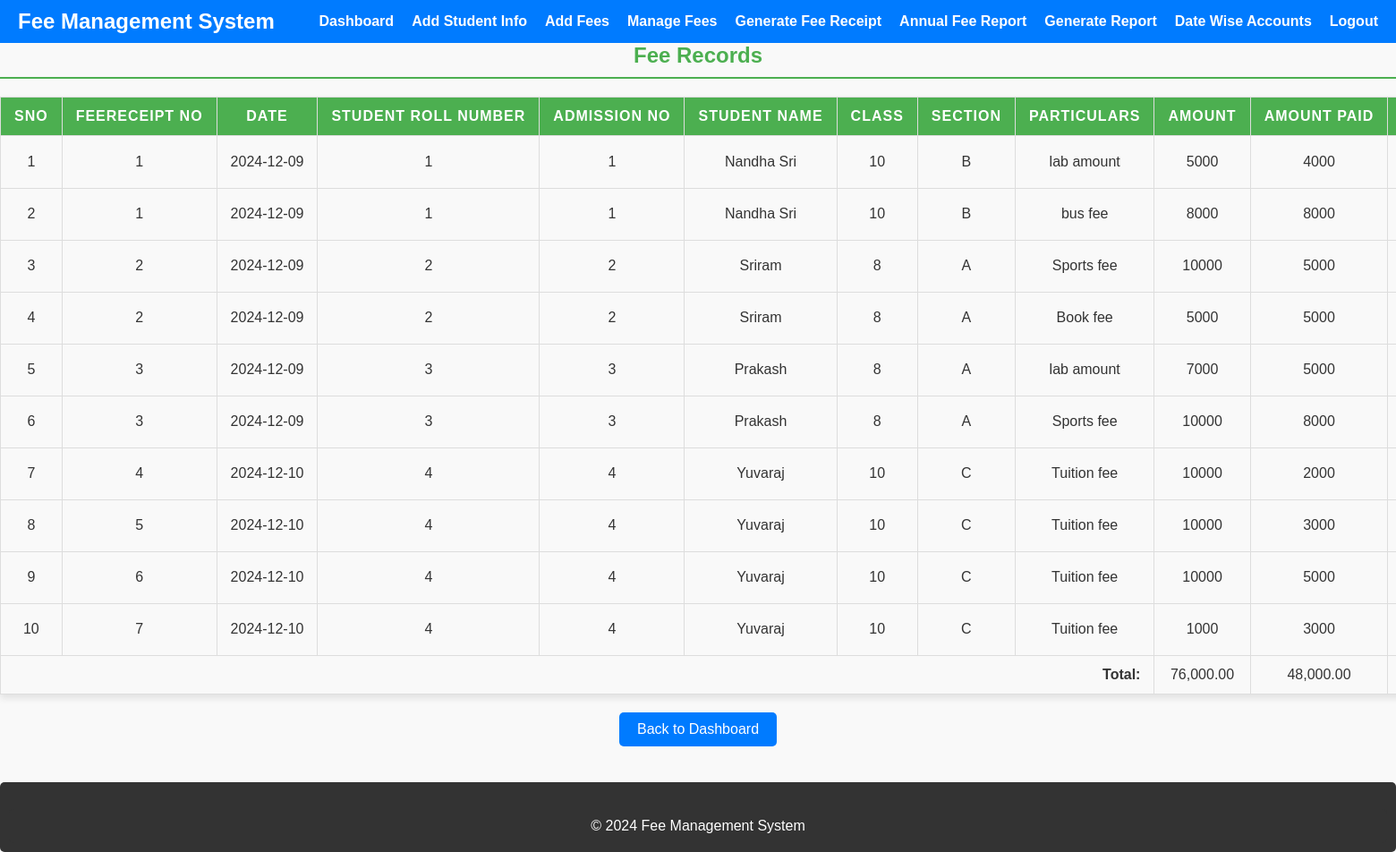
The app's page /fee_management/modules/manage_fee.php with its own data.
### tables this page shows
CREATE TABLE `feereceipt` (
  `id` int(11) NOT NULL,
  `Sno` int(11) NOT NULL,
  `Feereceiptno` varchar(10) NOT NULL,
  `date` date NOT NULL DEFAULT current_timestamp(),
  `StudentRollNumber` varchar(20) NOT NULL,
  `addmissionno` varchar(10) NOT NULL,
  `Studentname` varchar(250) NOT NULL,
  `class` varchar(10) NOT NULL,
  `section` varchar(100) NOT NULL,
  `year` varchar(100) NOT NULL,
  `particulars` varchar(280) NOT NULL,
  `amount` varchar(20) NOT NULL,
  `amountpaid` varchar(20) NOT NULL,
  `dueamount` varchar(20) NOT NULL,
  `term` varchar(20) NOT NULL,
  `duedate` date NOT NULL DEFAULT current_timestamp(),
  `description` text NOT NULL
);

### fee_management/modules/manage_fee.php (the view, shortened to what this page needs)
<?php
include '../config/db.php';
include '../template/header.php';
$query = "SELECT * FROM feereceipt ORDER BY id ASC";
$stmt = $conn->prepare($query);
$stmt->execute();
$results = $stmt->fetchAll(PDO::FETCH_ASSOC);
$totalAmount = 0;
$totalAmountPaid = 0;
?>
<!DOCTYPE html>
<html lang="en">
<head>
</head>
<body>
    <div>
        <h2>Fee Records </h2>
        <table>
            <thead>
                <tr>
                    <th>Sno</th>
                    <th>Feereceipt No</th>
                    <th>Date</th>
                    <th>Student Roll Number</th>
                    <th>Admission No</th>
                    <th>Student Name</th>
                    <th>Class</th>
                    <th>Section</th>
                    <th>Particulars</th>
                    <th>Amount</th>
                    <th>Amount Paid</th>
                    <th>Term</th>
                </tr>
            </thead>
            <tbody>
                <?php
                if (count($results) > 0) {
                    $sno = 1;
                    foreach ($results as $row) {
                        $totalAmount += $row['amount'] ?? 0;
                        $totalAmountPaid += $row['amountpaid'] ?? 0;
                        echo "<tr>";
                        echo "<td data-label='Sno'>" . htmlspecialchars($sno++) . "</td>";
                        echo "<td data-label='Feereceipt No'>" . htmlspecialchars($row['Feereceiptno'] ?? '') . "</td>";
                        echo "<td data-label='Date'>" . htmlspecialchars($row['date'] ?? '') . "</td>";
                        echo "<td data-label='Student Roll Number'>" . htmlspecialchars($row['StudentRollNumber'] ?? '') . "</td>";
                        echo "<td data-label='Admission No'>" . htmlspecialchars($row['addmissionno'] ?? '') . "</td>";
                        echo "<td data-label='Student Name'>" . htmlspecialchars($row['Studentname'] ?? '') . "</td>";
                        echo "<td data-label='Class'>" . htmlspecialchars($row['class'] ?? '') . "</td>";
                        echo "<td data-label='Section'>" . htmlspecialchars($row['section'] ?? '') . "</td>";
                        echo "<td data-label='Particulars'>" . htmlspecialchars($row['particulars'] ?? '') . "</td>";
                        echo "<td data-label='Amount'>" . htmlspecialchars($row['amount'] ?? '') . "</td>";
                        echo "<td data-label='Amount Paid'>" . htmlspecialchars($row['amountpaid'] ?? '') . "</td>";
                        echo "<td data-label='Term'>" . htmlspecialchars($row['term'] ?? '') . "</td>";
                        echo "</tr>";
                    }
                } else {
                    echo "<tr><td colspan='15'>No records found</td></tr>";
                }
                ?>
            </tbody>
            <tfoot>
                <tr>
                    <td colspan="9" style="text-align:right; font-weight:bold;">Total:</td>
                    <td><?php echo number_format($totalAmount, 2); ?></td>
                    <td><?php echo number_format($totalAmountPaid, 2); ?></td>
                    <td colspan="4"></td>
                </tr>
            </tfoot>
        </table>
        <a href="manage_fee_dashboard.php" class="back-btn">Back to Dashboard</a>
    </div>
    <footer>
        <?php include '../template/footer.php'; ?>
</body>
</html>

### scholarship_management/assets/css/styles.css (style rules this page uses)
* { margin: 0; padding: 0; box-sizing: border-box; }
body { font-family: 'Segoe UI', Tahoma, Geneva, Verdana, sans-serif; background-color: #f0f2f5; padding: 20px; color: #333; }
h2 { font-size: 2rem; color: #007bff; text-align: center; margin-bottom: 20px; font-weight: bold; }
table { width: 100%; border-collapse: collapse; margin-bottom: 20px; table-layout: auto; }
th, td { padding: 10px; text-align: left; border-bottom: 2px solid #ddd; white-space: nowrap; }
th { background-color: #007bff; color: #fff; font-weight: bold; text-transform: uppercase; letter-spacing: 1px; }
td { background-color: #f9f9f9; }
footer { background-color: #343a40; color: white; padding: 15px 0; text-align: center; position: relative; width: 100%; margin-top: 20px; border-radius: 5px; }

### fee_management/modules/manage_fee.php (style rules this page uses)
body, html { font-family: Arial, sans-serif; background-color: #f9f9f9; margin: 0; padding: 0; display: flex; flex-direction: column; min-height: 100vh; }
h2 { color: #4CAF50; text-align: center; font-size: 24px; margin-bottom: 20px; border-bottom: 2px solid #4CAF50; padding-bottom: 10px; }
table { width: 100%; max-width: 1200px; margin: 0 auto; border-collapse: collapse; background-color: #fff; box-shadow: 0 4px 8px rgba(0, 0, 0, 0.1); }
th, td { padding: 12px 15px; text-align: center; vertical-align: middle; border: 1px solid #ddd; }
thead th { background-color: #4CAF50; color: #fff; font-weight: bold; position: sticky; top: 0; z-index: 1; }
tbody tr:nth-child(even) { background-color: #f2f2f2; }
.back-btn { display: block; width: fit-content; margin: 20px auto; padding: 10px 20px; background-color: #007BFF; color: #fff; text-decoration: none; border-radius: 5px; text-align: center; font-size: 16px; transition: background-color 0.3s ease; }
footer { text-align: center; padding: 10px; background-color: #333; color: #fff; position: relative; bottom: 0; left: 0; width: 100%; }

### records on screen
feereceipt: Feereceiptno "1", date "2024-12-09", StudentRollNumber "1", addmissionno "1", Studentname "Nandha Sri", class "10", section "B", particulars "lab amount", amount "5000", amountpaid "4000"
feereceipt: Feereceiptno "1", date "2024-12-09", StudentRollNumber "1", addmissionno "1", Studentname "Nandha Sri", class "10", section "B", particulars "bus fee", amount "8000", amountpaid "8000"
feereceipt: Feereceiptno "2", date "2024-12-09", StudentRollNumber "2", addmissionno "2", Studentname "Sriram", class "8", section "A", particulars "Sports fee", amount "10000", amountpaid "5000"
feereceipt: Feereceiptno "2", date "2024-12-09", StudentRollNumber "2", addmissionno "2", Studentname "Sriram", class "8", section "A", particulars "Book fee", amount "5000", amountpaid "5000"
feereceipt: Feereceiptno "3", date "2024-12-09", StudentRollNumber "3", addmissionno "3", Studentname "Prakash", class "8", section "A", particulars "lab amount", amount "7000", amountpaid "5000"
feereceipt: Feereceiptno "3", date "2024-12-09", StudentRollNumber "3", addmissionno "3", Studentname "Prakash", class "8", section "A", particulars "Sports fee", amount "10000", amountpaid "8000"
feereceipt: Feereceiptno "4", date "2024-12-10", StudentRollNumber "4", addmissionno "4", Studentname "Yuvaraj", class "10", section "C", particulars "Tuition fee", amount "10000", amountpaid "2000"
feereceipt: Feereceiptno "5", date "2024-12-10", StudentRollNumber "4", addmissionno "4", Studentname "Yuvaraj", class "10", section "C", particulars "Tuition fee", amount "10000", amountpaid "3000"
feereceipt: Feereceiptno "6", date "2024-12-10", StudentRollNumber "4", addmissionno "4", Studentname "Yuvaraj", class "10", section "C", particulars "Tuition fee", amount "10000", amountpaid "5000"
feereceipt: Feereceiptno "7", date "2024-12-10", StudentRollNumber "4", addmissionno "4", Studentname "Yuvaraj", class "10", section "C", particulars "Tuition fee", amount "1000", amountpaid "3000"

### other values on screen
$totalAmount "76,000.00"
$totalAmountPaid "48,000.00"
